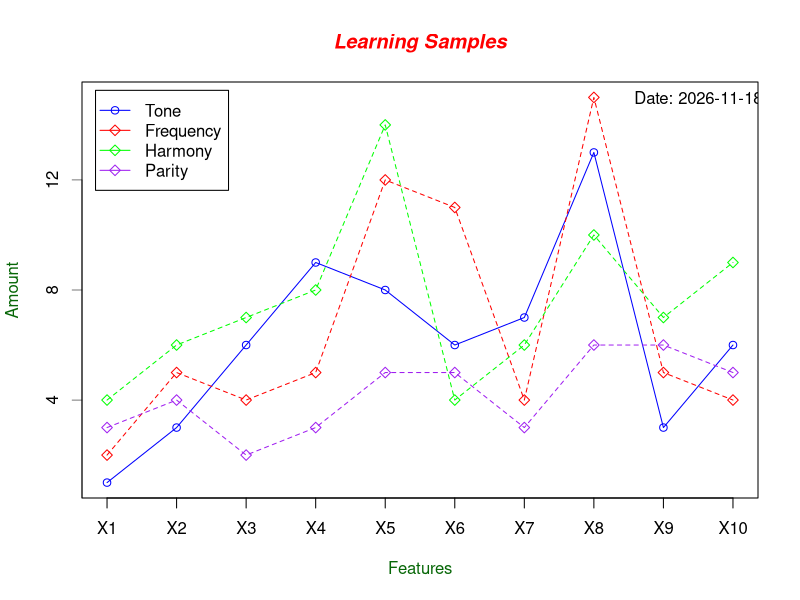

The R source for this figure:
# Define the data manually
sound_data <- data.frame(
    Features = paste0("X", 1:10),
    Tone = c(1, 3, 6, 9, 8, 6, 7, 13, 3, 6),
    Frequency = c(2, 5, 4, 5, 12, 11, 4, 15, 5, 4),
    Harmony = c(4, 6, 7, 8, 14, 4, 6, 10, 7, 9),
    Parity = c(3, 4, 2, 3, 5, 5, 3, 6, 6, 5)
)

# Save the output as a PNG file
png(filename = "Graph.png", height = 600, width = 800, bg = "white")

# Plot the graph
plot(sound_data$Tone,
    type = "o", col = "blue",
    main = "Learning Samples", col.main = "red", font.main = 4, # Title
    xlab = "Features", # X-axis
    ylab = "Amount", col.lab = "#076707", # Y-axis
    xaxt = "n",
    yaxt = "n",
    ylim = c(1, 15), pch = 1,
)

lines(sound_data$Frequency, lty = 2, type = "o", col = "red", pch = 5)
lines(sound_data$Harmony, lty = 2, type = "o", col = "green", pch = 5)
lines(sound_data$Parity, lty = 2, type = "o", col = "purple", pch = 5)

# Customize x-axis and y-axis labels
axis(1, at = 1:10, labels = sound_data$Features)
# Sets Y-axis from 1 to 12 with spacing of 4 units
axis(2, at = c(0, 4, 8, 12), lwd = 0.5)

# Add a legend
legend("topleft",
    inset = c(0.02, 0.02), # Moves legend slightly to the right
    legend = c("Tone", "Frequency", "Harmony", "Parity"),
    col = c("blue", "red", "green", "purple"),
    lty = 1, pch = c(1, 5, 5, 5)
)

# Add the current date to the graph
text(9.5, 15, paste("Date:", Sys.Date()), col = "black", cex = 1)

# Close the PNG device to save the file
dev.off()
